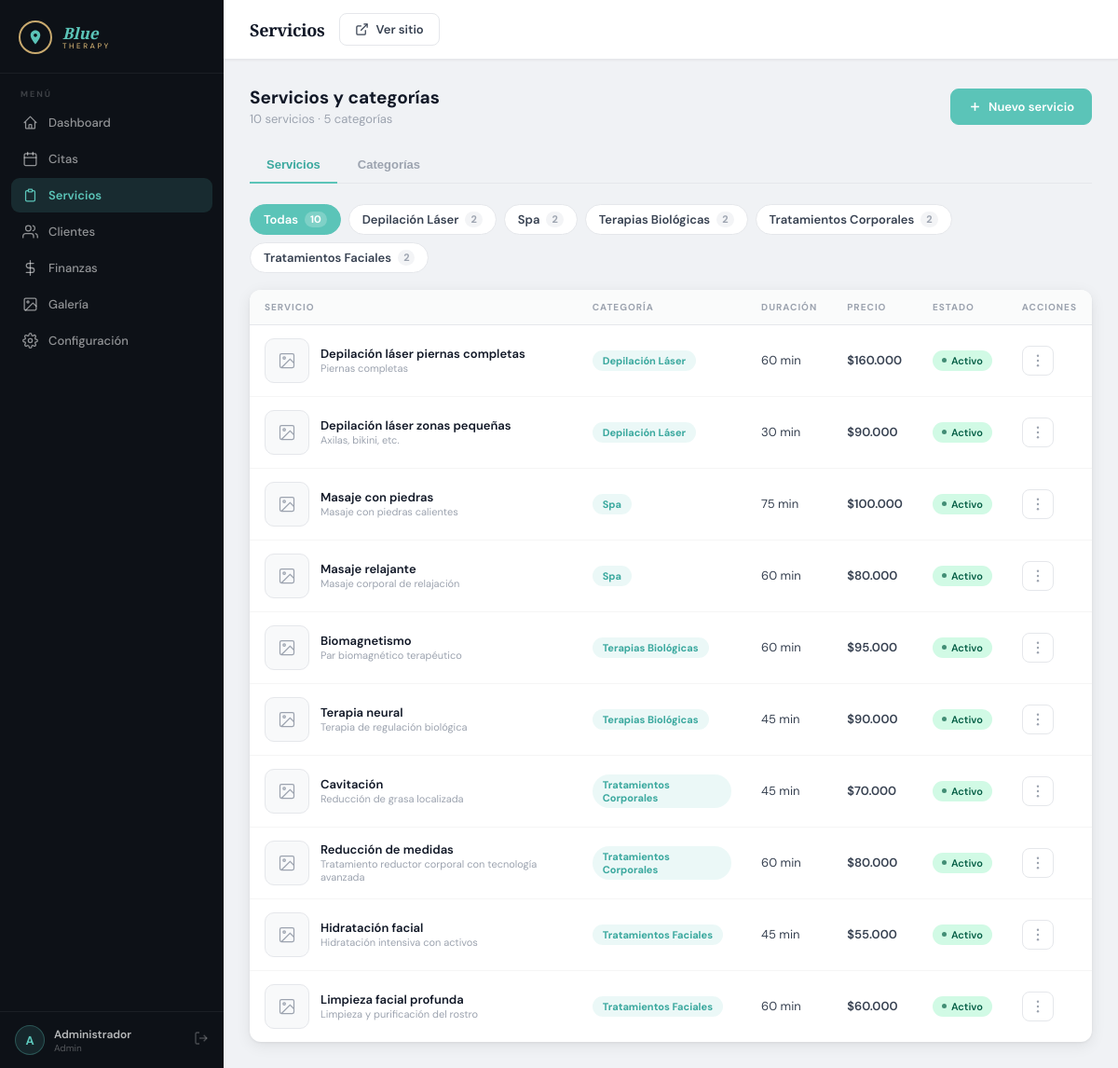
Screenshot of /admin/services.php (signed in) with the database file from the repository.
### tables this page shows
CREATE TABLE categories (
    id          INT UNSIGNED AUTO_INCREMENT PRIMARY KEY,
    name        VARCHAR(100) NOT NULL,
    description TEXT,
    icon        VARCHAR(100),
    active      TINYINT(1)   NOT NULL DEFAULT 1
);

CREATE TABLE services (
    id            INT UNSIGNED AUTO_INCREMENT PRIMARY KEY,
    category_id   INT UNSIGNED      NOT NULL,
    name          VARCHAR(150)      NOT NULL,
    description   TEXT,
    image         VARCHAR(255)      NULL COMMENT 'Nombre del archivo en assets/img/servicios/',
    duration_min  SMALLINT UNSIGNED NOT NULL DEFAULT 60 COMMENT 'Duración en minutos',
    price         DECIMAL(10,2)     NOT NULL DEFAULT 0.00,
    active        TINYINT(1)        NOT NULL DEFAULT 1,
    featured      TINYINT(1)        NOT NULL DEFAULT 0 COMMENT '1 = servicio destacado',
    FOREIGN KEY (category_id) REFERENCES categories(id) ON DELETE RESTRICT
);

### includes/functions.php (called while the page is built, shortened)
<?php
function e(mixed $value): string {
    return htmlspecialchars((string)$value, ENT_QUOTES | ENT_HTML5, 'UTF-8');
}
function formatPrice(float $amount): string {
    return '$' . number_format($amount, 0, ',', '.');
}

### includes/session.php (called while the page is built, shortened)
<?php
function currentUser(): ?array {
    return $_SESSION['user'] ?? null;
}

### includes/h-catalogo.php (called while the page is built, shortened)
<?php
function urlImagenServicio(?string $file): ?string {
    $file = trim((string)$file);
    if ($file === '') return null;
    return '/Blue/assets/img/servicios/' . rawurlencode(basename($file));
}

### admin/services.php (the view, shortened to what this page needs)
<?php
require_once __DIR__ . '/../includes/session.php';
require_once __DIR__ . '/../includes/functions.php';
require_once __DIR__ . '/../includes/h-catalogo.php';
$db = getDB();
$tab        = $_GET['tab'] ?? 'services';
$catFiltro  = (int)($_GET['cat'] ?? 0);
$categories = $db->query("SELECT * FROM categories ORDER BY name")->fetchAll();
$sql    = "SELECT s.*, c.name AS category_name
           FROM services s JOIN categories c ON s.category_id = c.id";
$params = [];
$sql   .= " ORDER BY s.featured DESC, c.name, s.name";
$stmt   = $db->prepare($sql);
$stmt->execute($params);
$services = $stmt->fetchAll();
$conteoCat = [];
$totalServicios = 0;
foreach ($db->query("SELECT category_id, COUNT(*) AS n FROM services GROUP BY category_id") as $row) {
    $conteoCat[(int)$row['category_id']] = (int)$row['n'];
    $totalServicios += (int)$row['n'];
}
$pageTitle  = 'Servicios';
$activePage = 'services';
$extraCss   = ['/Blue/assets/css/m-catalogo.css?v=' . @filemtime(__DIR__ . '/../assets/css/m-catalogo.css')];
require_once __DIR__ . '/../includes/admin_layout.php';
?>
<div class="page-head">
  <div>
    <h2>Servicios y categorías</h2>
    <p><?= $totalServicios ?> servicios · <?= count($categories) ?> categorías</p>
  </div>
  <button class="btn btn-primary" id="addBtn">
    <svg viewBox="0 0 24 24" fill="none" stroke="currentColor" stroke-width="2.5"><line x1="12" y1="5" x2="12" y2="19"/><line x1="5" y1="12" x2="19" y2="12"/></svg>
    <span id="addBtnLabel">Nuevo servicio</span>
  </button>
</div>
<div class="tabs">
  <button class="tab <?= $tab==='services'?'active':'' ?>"   onclick="location='?tab=services'">Servicios</button>
  <button class="tab <?= $tab==='categories'?'active':'' ?>" onclick="location='?tab=categories'">Categorías</button>
</div>
<div id="panel-services" style="<?= $tab==='services'?'':'display:none' ?>">
  <div class="cat-filter">
    <a class="cat-chip <?= $catFiltro===0?'active':'' ?>" href="?tab=services">
      Todas <span class="cat-chip-n"><?= $totalServicios ?></span>
    </a>
    <?php foreach ($categories as $c): ?>
      <a class="cat-chip <?= $catFiltro===(int)$c['id']?'active':'' ?>" href="?tab=services&amp;cat=<?= (int)$c['id'] ?>">
        <?= e($c['name']) ?> <span class="cat-chip-n"><?= $conteoCat[(int)$c['id']] ?? 0 ?></span>
      </a>
    <?php endforeach; ?>
  </div>
  <div class="card">
    <div class="card-body--flush">
      <?php if (empty($services)): ?>
        <div class="empty-state">
          <div class="empty-state-icon">
            <svg viewBox="0 0 24 24" fill="none" stroke="currentColor" stroke-width="1.5"><rect x="3" y="3" width="18" height="18" rx="2"/><circle cx="8.5" cy="8.5" r="1.5"/><path d="M21 15l-5-5L5 21"/></svg>
          </div>
          <div class="empty-state-title"><?= $catFiltro > 0 ? 'Sin servicios en esta categoría' : 'Sin servicios' ?></div>
          <div class="empty-state-desc"><?= $catFiltro > 0 ? 'Prueba con otra categoría o crea un servicio aquí.' : 'Crea tu primer servicio.' ?></div>
        </div>
      <?php else: ?>
        <div class="table-wrap">
          <table class="data-table">
            <thead><tr><th>Servicio</th><th>Categoría</th><th>Duración</th><th>Precio</th><th>Estado</th><th>Acciones</th></tr></thead>
            <tbody>
            <?php foreach ($services as $s):
              $imgUrl = urlImagenServicio($s['image'] ?? null); ?>
              <tr style="<?= $s['active'] ? '' : 'opacity:.55' ?>">
                <td>
                  <div class="svc-cell">
                    <?php if ($imgUrl): ?>
                      <img class="svc-thumb" src="<?= e($imgUrl) ?>" alt="" loading="lazy">
                    <?php else: ?>
                      <div class="svc-thumb svc-thumb-empty">
                        <svg viewBox="0 0 24 24" fill="none" stroke="currentColor" stroke-width="1.5"><rect x="3" y="3" width="18" height="18" rx="2"/><circle cx="8.5" cy="8.5" r="1.5"/><path d="M21 15l-5-5L5 21"/></svg>
                      </div>
                    <?php endif; ?>
                    <div class="svc-cell-main">
                      <div class="client-name">
                        <?= e($s['name']) ?>
                      </div>
                      <?php if ($s['description']): ?>
                        <div class="client-phone" style="max-width:280px;white-space:normal"><?= e($s['description']) ?></div>
                      <?php endif; ?>
                    </div>
                  </div>
                </td>
                <td><span class="pill"><?= e($s['category_name']) ?></span></td>
                <td><?= (int)$s['duration_min'] ?> min</td>
                <td style="font-weight:600"><?= formatPrice((float)$s['price']) ?></td>
                <td><?= $s['active'] ? '<span class="badge badge-confirmed">Activo</span>' : '<span class="badge badge-cancelled">Inactivo</span>' ?></td>
                <td>
                  <div class="rowmenu">
                    <button type="button" class="rowmenu-trigger" aria-label="Acciones">
                      <svg viewBox="0 0 24 24" fill="currentColor"><circle cx="12" cy="5" r="1.6"/><circle cx="12" cy="12" r="1.6"/><circle cx="12" cy="19" r="1.6"/></svg>
                    </button>
                  </div>
                </td>
              </tr>
            <?php endforeach; ?>
            </tbody>
          </table>
        </div>
      <?php endif; ?>
    </div>
  </div>
</div>
<?php require_once __DIR__ . '/../includes/admin_footer.php'; ?>

### includes/admin_layout.php (shortened to what this page needs)
<?php
require_once __DIR__ . '/../includes/session.php';
require_once __DIR__ . '/../includes/functions.php';
$currentUser = currentUser();
$pageTitle   ??= 'Panel Admin';
$activePage  ??= '';
$extraCss    ??= [];
$navItems = [
    ['slug' => 'dashboard',    'label' => 'Dashboard',    'href' => '/Blue/admin/',               'icon' => '<path d="M3 12l2-2m0 0l7-7 7 7M5 10v10a1 1 0 001 1h3m10-11l2 2m-2-2v10a1 1 0 01-1 1h-3m-6 0a1 1 0 001-1v-4a1 1 0 011-1h2a1 1 0 011 1v4a1 1 0 001 1m-6 0h6"/>'],
    ['slug' => 'appointments', 'label' => 'Citas',        'href' => '/Blue/admin/appointments.php','icon' => '<rect x="3" y="4" width="18" height="18" rx="2"/><line x1="16" y1="2" x2="16" y2="6"/><line x1="8" y1="2" x2="8" y2="6"/><line x1="3" y1="10" x2="21" y2="10"/>'],
    ['slug' => 'services',     'label' => 'Servicios',    'href' => '/Blue/admin/services.php',    'icon' => '<path d="M9 5H7a2 2 0 00-2 2v12a2 2 0 002 2h10a2 2 0 002-2V7a2 2 0 00-2-2h-2"/><rect x="9" y="3" width="6" height="4" rx="1"/>'],
    ['slug' => 'clients',      'label' => 'Clientes',     'href' => '/Blue/admin/clients.php',     'icon' => '<path d="M17 21v-2a4 4 0 00-4-4H5a4 4 0 00-4 4v2"/><circle cx="9" cy="7" r="4"/><path d="M23 21v-2a4 4 0 00-3-3.87"/><path d="M16 3.13a4 4 0 010 7.75"/>'],
    ['slug' => 'finances',     'label' => 'Finanzas',     'href' => '/Blue/admin/finances.php',    'icon' => '<line x1="12" y1="1" x2="12" y2="23"/><path d="M17 5H9.5a3.5 3.5 0 000 7h5a3.5 3.5 0 010 7H6"/>'],
    ['slug' => 'gallery',      'label' => 'Galería',      'href' => '/Blue/admin/gallery.php',     'icon' => '<rect x="3" y="3" width="18" height="18" rx="2"/><circle cx="8.5" cy="8.5" r="1.5"/><polyline points="21 15 16 10 5 21"/>'],
    ['slug' => 'settings',     'label' => 'Configuración','href' => '/Blue/admin/settings.php',    'icon' => '<circle cx="12" cy="12" r="3"/><path d="M19.4 15a1.65 1.65 0 00.33 1.82l.06.06a2 2 0 010 2.83 2 2 0 01-2.83 0l-.06-.06a1.65 1.65 0 00-1.82-.33 1.65 1.65 0 00-1 1.51V21a2 2 0 01-4 0v-.09A1.65 1.65 0 009 19.4a1.65 1.65 0 00-1.82.33l-.06.06a2 2 0 01-2.83-2.83l.06-.06A1.65 1.65 0 004.68 15a1.65 1.65 0 00-1.51-1H3a2 2 0 010-4h.09A1.65 1.65 0 004.6 9a1.65 1.65 0 00-.33-1.82l-.06-.06a2 2 0 012.83-2.83l.06.06A1.65 1.65 0 009 4.68a1.65 1.65 0 001-1.51V3a2 2 0 014 0v.09a1.65 1.65 0 001 1.51 1.65 1.65 0 001.82-.33l.06-.06a2 2 0 012.83 2.83l-.06.06A1.65 1.65 0 0019.4 9a1.65 1.65 0 001.51 1H21a2 2 0 010 4h-.09a1.65 1.65 0 00-1.51 1z"/>'],
];
?>
<!DOCTYPE html>
<html lang="es">
<head>
  <link rel="stylesheet" href="/Blue/assets/css/admin.css?v=<?= @filemtime(__DIR__ . '/../assets/css/admin.css') ?>">
  <?php foreach ($extraCss as $css): ?>
  <link rel="stylesheet" href="<?= e($css) ?>">
  <?php endforeach; ?>
</head>
<body>
<div class="admin-wrap">
<aside class="admin-sidebar" id="adminSidebar">
  <div class="sidebar-logo">
    <div class="sidebar-logo-mark">
      <svg viewBox="0 0 24 24" fill="#5bc4b8"><path d="M12 2C8.13 2 5 5.13 5 9c0 5.25 7 13 7 13s7-7.75 7-13c0-3.87-3.13-7-7-7zm0 9.5c-1.38 0-2.5-1.12-2.5-2.5S10.62 6.5 12 6.5s2.5 1.12 2.5 2.5S13.38 11.5 12 11.5z"/></svg>
    </div>
    <div class="sidebar-logo-text">
      <div class="sidebar-logo-blue">Blue</div>
      <div class="sidebar-logo-therapy">Therapy</div>
    </div>
  </div>
  <div class="sidebar-section">
    <div class="sidebar-section-label">Menú</div>
    <?php foreach ($navItems as $item): ?>
      <a href="<?= $item['href'] ?>"
         class="sidebar-link <?= $activePage === $item['slug'] ? 'active' : '' ?>">
        <svg width="17" height="17" viewBox="0 0 24 24" fill="none" stroke="currentColor" stroke-width="1.8" stroke-linecap="round" stroke-linejoin="round">
          <?= $item['icon'] ?>
        </svg>
        <?= $item['label'] ?>
      </a>
    <?php endforeach; ?>
  </div>
  <div class="sidebar-user">
    <div class="sidebar-user-avatar">
      <?= mb_substr($currentUser['name'] ?? 'A', 0, 1) ?>
    </div>
    <div>
      <div class="sidebar-user-name"><?= e($currentUser['name'] ?? '') ?></div>
      <div class="sidebar-user-role"><?= e($currentUser['role'] ?? '') ?></div>
    </div>
    <a href="/Blue/logout.php" class="sidebar-logout" title="Cerrar sesión">
      <svg viewBox="0 0 24 24" fill="none" stroke="currentColor" stroke-width="2"><path d="M9 21H5a2 2 0 01-2-2V5a2 2 0 012-2h4"/><polyline points="16 17 21 12 16 7"/><line x1="21" y1="12" x2="9" y2="12"/></svg>
    </a>
  </div>
</aside>
<div class="admin-main">
  <header class="admin-topbar">
    <div>
      <div class="topbar-title"><?= e($pageTitle) ?></div>
    </div>
    <div class="topbar-actions">
      <a href="/Blue/" target="_blank" class="topbar-btn" title="Ver sitio público">
        <svg width="15" height="15" viewBox="0 0 24 24" fill="none" stroke="currentColor" stroke-width="2"><path d="M18 13v6a2 2 0 01-2 2H5a2 2 0 01-2-2V8a2 2 0 012-2h6"/><polyline points="15 3 21 3 21 9"/><line x1="10" y1="14" x2="21" y2="3"/></svg>
        <span class="topbar-btn-text">Ver sitio</span>
      </a>
    </div>
  </header>
  <main class="admin-content">

### includes/admin_footer.php (shortened to what this page needs)
  </main>
</div>
</div>
</body>
</html>

### assets/css/m-catalogo.css (style rules this page uses)
.cat-filter { display: flex; flex-wrap: wrap; gap: 8px; margin-bottom: 18px; }
.cat-chip { display: inline-flex; align-items: center; gap: 7px; padding: 7px 14px; border-radius: 999px; border: 1px solid var(--border); background: #fff; font-size: 13px; font-weight: 600; color: var(--text); text-decoration: none; transition: var(--t); }
.cat-chip.active { background: var(--teal); border-color: var(--teal); color: #fff; }
.cat-chip-n { font-size: 11px; font-weight: 700; line-height: 1; padding: 3px 6px; border-radius: 999px; background: #f3f4f6; color: var(--muted); }
.cat-chip.active .cat-chip-n { background: rgba(255,255,255,.22); color: #fff; }
.svc-cell { display: flex; align-items: center; gap: 12px; }
.svc-cell-main { min-width: 0; }
.svc-thumb { width: 48px; height: 48px; flex-shrink: 0; border-radius: 10px; object-fit: cover; border: 1px solid var(--border); background: #f8f9fa; }
.svc-thumb-empty { display: flex; align-items: center; justify-content: center; color: var(--muted); }
.svc-thumb-empty svg { width: 20px; height: 20px; }

### rows the page displays
categories: name "Depilación Láser", id "2"
categories: name "Spa", id "2"
categories: name "Terapias Biológicas", id "2"
categories: name "Tratamientos Corporales", id "2"
categories: name "Tratamientos Faciales", id "2"
services: name "Depilación láser piernas completas", description "Piernas completas", category.name "Depilación Láser", duration_min "60", price "$160.000", active "Activo"
services: name "Depilación láser zonas pequeñas", description "Axilas, bikini, etc.", category.name "Depilación Láser", duration_min "30", price "$90.000", active "Activo"
services: name "Masaje con piedras", description "Masaje con piedras calientes", category.name "Spa", duration_min "75", price "$100.000", active "Activo"
services: name "Masaje relajante", description "Masaje corporal de relajación", category.name "Spa", duration_min "60", price "$80.000", active "Activo"
services: name "Biomagnetismo", description "Par biomagnético terapéutico", category.name "Terapias Biológicas", duration_min "60", price "$95.000", active "Activo"
services: name "Terapia neural", description "Terapia de regulación biológica", category.name "Terapias Biológicas", duration_min "45", price "$90.000", active "Activo"
services: name "Cavitación", description "Reducción de grasa localizada", category.name "Tratamientos Corporales", duration_min "45", price "$70.000", active "Activo"
services: name "Reducción de medidas", description "Tratamiento reductor corporal con tecnología avanzada", category.name "Tratamientos Corporales", duration_min "60", price "$80.000", active "Activo"
services: name "Hidratación facial", description "Hidratación intensiva con activos", category.name "Tratamientos Faciales", duration_min "45", price "$55.000", active "Activo"
services: name "Limpieza facial profunda", description "Limpieza y purificación del rostro", category.name "Tratamientos Faciales", duration_min "60", price "$60.000", active "Activo"

### other values shown
$item['label'] "Dashboard"
$item['label'] "Citas"
$item['label'] "Servicios"
$item['label'] "Clientes"
$item['label'] "Finanzas"
$item['label'] "Galería"
$item['label'] "Configuración"
mb_substr($currentUser['name'] ?? 'A', 0, 1) "A"
$currentUser['name'] "Administrador"
$currentUser['role'] "Admin"
$pageTitle "Servicios"
$totalServicios "10"
count($categories) "5"
